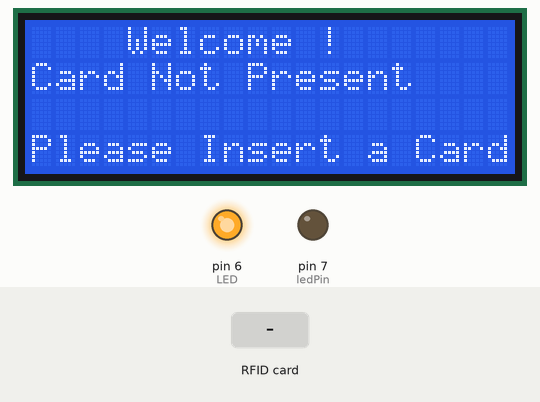
Bench run of a sketch on a simulated Arduino Uno, built with avr-gcc and run on an emulated ATmega328P. Shown: 20×4 character LCD, output pins drawn as LEDs (lit = HIGH). The test bench sets the inputs (shaded band). What the sketch prints to the serial monitor is not drawn.

Above: at 1.2 s.
1.3 s: RFID card 5E 7A 19 C4 held to the reader
At 1.37 s:
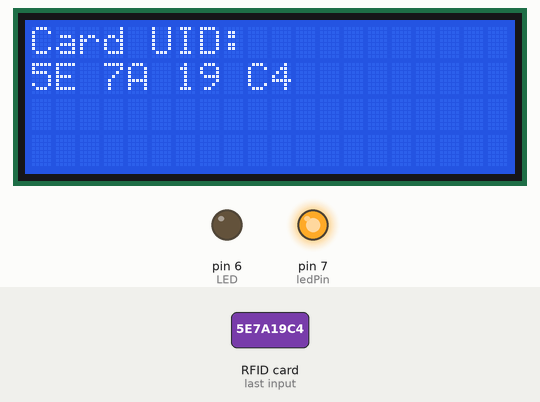
Timing chart, 0 to 4.3 s (numbered marks = the images above; inputs shaded):
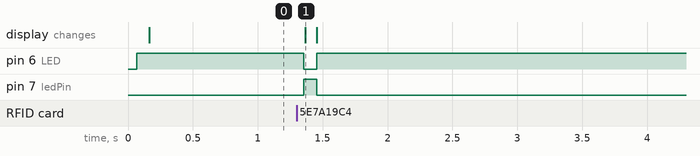

The sketch:

main.ino
```cpp
#include "nfc_card.h"
#include "display.h"
#include "led.h"
#include "global_variables.h"

void setup() {
    Serial.begin(9600);
    nfc_init();
    display_init();
    led_setup();
    led_off();
}

void loop() {
    Serial.println("Scan an NFC tag");


    nfc_read();  // Read the NFC tag and update the global variables

    if (card_presented) {
        Serial.println("Card UID: " + cardUID);  // Print the UID to the Serial Monitor
        display_show_card_info(cardUID);         // Display the UID on the LCD
        led_on();                                // Turn on the LED
    } else {
        display_card_not_present();         // Display the UID on the LCD
        led_off();  // Turn off the LED
    }

}
```

display.cpp
```cpp
#include "display.h"

LiquidCrystal_I2C lcd(0x27, 20, 4);

void display_init(void) {
    lcd.init();
    lcd.backlight();
    lcd.clear();
}

void display_show_card_info(String cardUID) {
    lcd.clear();
    lcd.setCursor(0, 0);
    lcd.print("Card UID:");
    lcd.setCursor(0, 1);
    lcd.print(cardUID);
}
void display_card_not_present(){
    lcd.clear();
    lcd.setCursor(4, 0);
    lcd.print("Welcome !");
    lcd.setCursor(0, 1);
    lcd.print("Card Not Present");
    lcd.setCursor(0, 3);
    lcd.print("Please Insert a Card");
}
```

display.h
```cpp
#ifndef DISPLAY_H
#define DISPLAY_H

#include <Wire.h>
#include <LiquidCrystal_I2C.h>

void display_init(void);
void display_show_card_info(String cardUID);
void display_card_not_present();         // Display the UID on the LCD


#endif
```

global_variables.cpp
```cpp
#include "global_variables.h"

bool card_presented = false;  // Define the global variable
String cardUID = "";          // Define the global variable
```

global_variables.h
```cpp
#ifndef GLOBAL_VARIABLES_H
#define GLOBAL_VARIABLES_H

#include <Arduino.h>

extern bool card_presented;  // Declare the global variable as extern
extern String cardUID;       // Declare the global variable as extern

#endif
```

led.cpp
```cpp
#include "led.h"
#include <Arduino.h>

const int ledPin = 7;  // LED connected to pin 7
const int LED = 6;

void led_setup(void) {
    pinMode(ledPin, OUTPUT);
    pinMode(LED, OUTPUT);
    digitalWrite(ledPin, LOW);  // Initialize LED as off
    digitalWrite(LED, HIGH);
}

void led_on(void) {
    digitalWrite(ledPin, HIGH);  // Turn on LED
    digitalWrite(LED,LOW);
}

void led_off(void) {
    digitalWrite(ledPin, LOW);  // Turn off LED
    digitalWrite(LED, HIGH);
}
```

led.h
```cpp
#ifndef LED_H
#define LED_H

void led_setup(void);
void led_on(void);
void led_off(void);

#endif
```

nfc_card.cpp
```cpp
#include "nfc_card.h"
#include "global_variables.h"

PN532_I2C pn532_i2c(Wire);
NfcAdapter nfc = NfcAdapter(pn532_i2c);

void nfc_init(void) {
    nfc.begin();
    Serial.println("NFC reader initialized");
}

void nfc_read(void) {
    if (nfc.tagPresent()) {
        NfcTag tag = nfc.read();
        tag.print();
        cardUID = tag.getUidString();  // Update global variable
        card_presented = true;
        Serial.print("presentend");
    } else {
        card_presented = false;
        cardUID = "";  // Clear the cardUID if no card is present
        Serial.print("not presentend");

    }
}
```

nfc_card.h
```cpp
#ifndef NFC_CARD_H
#define NFC_CARD_H

#include <Wire.h>
#include <PN532_I2C.h>
#include <NfcAdapter.h>

void nfc_init(void);
void nfc_read(void);

#endif
```

Measured:
- after the input at 1.3 s, pin 6 (LED): HIGH → LOW after 0.06 s, → HIGH 0.10 s later; pin 7 (ledPin): LOW → HIGH after 0.06 s, → LOW 0.10 s later; the display: changes after 0.07 s (image 1)
